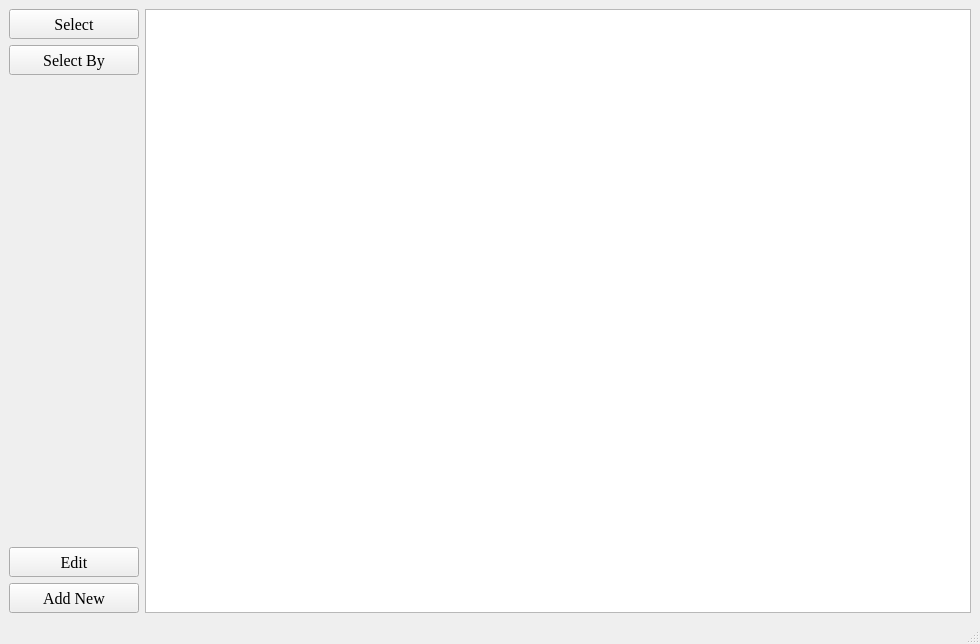
<?xml version="1.0" encoding="UTF-8"?>
<ui version="4.0">
 <class>MainWindow</class>
 <widget class="QMainWindow" name="MainWindow">
  <property name="geometry">
   <rect>
    <x>0</x>
    <y>0</y>
    <width>980</width>
    <height>644</height>
   </rect>
  </property>
  <property name="maximumSize">
   <size>
    <width>16777215</width>
    <height>16777215</height>
   </size>
  </property>
  <property name="windowTitle">
   <string>Post Office Administrator</string>
  </property>
  <widget class="QWidget" name="centralwidget">
   <layout class="QHBoxLayout" name="horizontalLayout">
    <item>
     <layout class="QVBoxLayout" name="verticalLayout_2">
      <item>
       <widget class="QPushButton" name="buttonSelect">
        <property name="minimumSize">
         <size>
          <width>130</width>
          <height>30</height>
         </size>
        </property>
        <property name="maximumSize">
         <size>
          <width>130</width>
          <height>30</height>
         </size>
        </property>
        <property name="font">
         <font>
          <family>Times New Roman</family>
          <pointsize>12</pointsize>
         </font>
        </property>
        <property name="text">
         <string>Select</string>
        </property>
       </widget>
      </item>
      <item>
       <widget class="QPushButton" name="buttonSelectBy">
        <property name="minimumSize">
         <size>
          <width>130</width>
          <height>30</height>
         </size>
        </property>
        <property name="maximumSize">
         <size>
          <width>130</width>
          <height>30</height>
         </size>
        </property>
        <property name="font">
         <font>
          <family>Times New Roman</family>
          <pointsize>12</pointsize>
         </font>
        </property>
        <property name="text">
         <string>Select By</string>
        </property>
       </widget>
      </item>
      <item>
       <spacer name="verticalSpacer">
        <property name="orientation">
         <enum>Qt::Vertical</enum>
        </property>
        <property name="sizeHint" stdset="0">
         <size>
          <width>20</width>
          <height>40</height>
         </size>
        </property>
       </spacer>
      </item>
      <item>
       <widget class="QPushButton" name="buttonEdit">
        <property name="minimumSize">
         <size>
          <width>130</width>
          <height>30</height>
         </size>
        </property>
        <property name="maximumSize">
         <size>
          <width>130</width>
          <height>30</height>
         </size>
        </property>
        <property name="font">
         <font>
          <family>Times New Roman</family>
          <pointsize>12</pointsize>
         </font>
        </property>
        <property name="text">
         <string>Edit</string>
        </property>
       </widget>
      </item>
      <item>
       <widget class="QPushButton" name="buttonAdd">
        <property name="minimumSize">
         <size>
          <width>130</width>
          <height>30</height>
         </size>
        </property>
        <property name="maximumSize">
         <size>
          <width>130</width>
          <height>30</height>
         </size>
        </property>
        <property name="font">
         <font>
          <family>Times New Roman</family>
          <pointsize>12</pointsize>
         </font>
        </property>
        <property name="text">
         <string>Add New</string>
        </property>
       </widget>
      </item>
     </layout>
    </item>
    <item>
     <widget class="QTableView" name="tableView"/>
    </item>
   </layout>
  </widget>
  <widget class="QMenuBar" name="menubar">
   <property name="geometry">
    <rect>
     <x>0</x>
     <y>0</y>
     <width>980</width>
     <height>26</height>
    </rect>
   </property>
  </widget>
  <widget class="QStatusBar" name="statusbar"/>
 </widget>
 <resources/>
 <connections/>
</ui>
